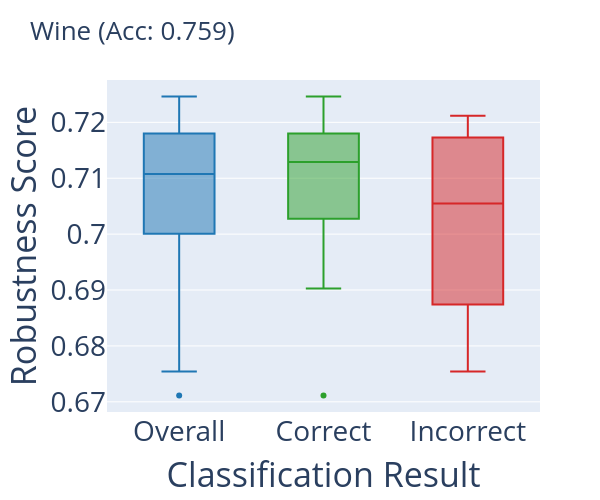
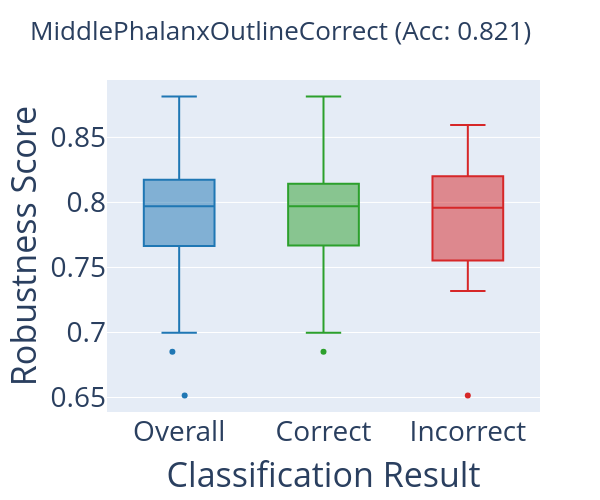
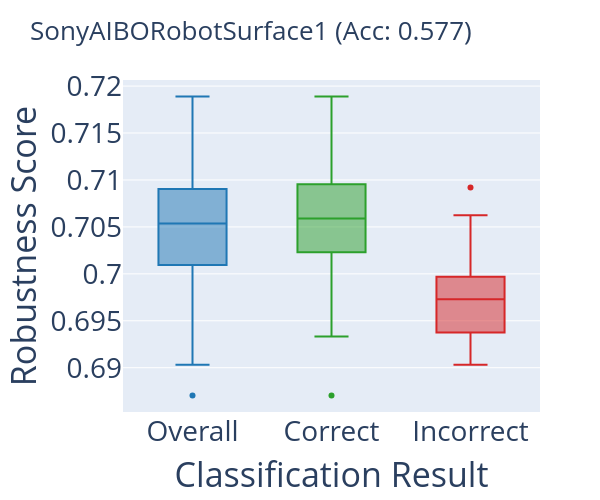
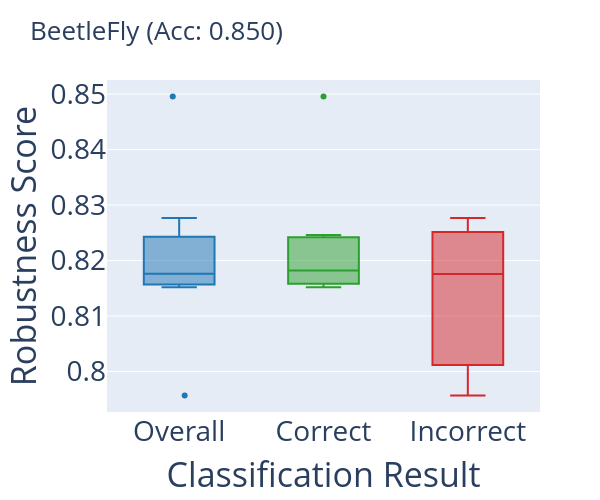

Notebook code for these charts, in order:
### Code cell
# Create individual boxplots for each dataset showing robustness by classification accuracy
import plotly.graph_objects as go
import plotly.express as px
from plotly.subplots import make_subplots
import pandas as pd
import json
from pathlib import Path

print("Creating Individual Robustness Boxplots for Each Dataset")
print("=" * 70)

# Load the comprehensive analysis data
df = pd.read_csv("combined_analyzed_results_updated.csv", index_col=0)

# Get all datasets
datasets = df.columns.tolist()
print(f"Found {len(datasets)} datasets to analyze")

# Collect robustness data for all datasets
all_dataset_data = {}
results_dir = Path("results")

for dataset in datasets:
    try:
        # Look for the sample robustness CSV file
        sample_robustness_file = results_dir / f"{dataset}_sample_robustness.csv"
        
        if sample_robustness_file.exists():
            # Load sample robustness data
            sample_df = pd.read_csv(sample_robustness_file)
            
            # Check if required columns exist
            if all(col in sample_df.columns for col in ['robustness', 'correct_prediction']):
                
                # Prepare data for this dataset
                dataset_robustness_data = []
                # Overall samples (all samples)
                for robustness_val in sample_df['robustness']:
                    dataset_robustness_data.append({
                        'robustness': robustness_val,
                        'category': 'Overall',
                        'type': 'All Samples'
                    })
                # Correctly classified samples
                correct_samples = sample_df[sample_df['correct_prediction'] == True]
                for robustness_val in correct_samples['robustness']:
                    dataset_robustness_data.append({
                        'robustness': robustness_val,
                        'category': 'Correct',
                        'type': 'Correctly Classified'
                    })
                
                # Incorrectly classified samples
                incorrect_samples = sample_df[sample_df['correct_prediction'] == False]
                for robustness_val in incorrect_samples['robustness']:
                    dataset_robustness_data.append({
                        'robustness': robustness_val,
                        'category': 'Incorrect', 
                        'type': 'Incorrectly Classified'
                    })
                
                
                
                if dataset_robustness_data:
                    all_dataset_data[dataset] = {
                        'data': pd.DataFrame(dataset_robustness_data),
                        'n_correct': len(correct_samples),
                        'n_incorrect': len(incorrect_samples),
                        'total': len(sample_df)
                    }
                    print(f"Loaded {len(sample_df)} samples for {dataset}")
                    print(f"   Correct: {len(correct_samples)}, Incorrect: {len(incorrect_samples)}")
                else:
                    print(f"No valid robustness data for {dataset}")
            else:
                print(f"Missing required columns in {sample_robustness_file.name}")
        else:
            print(f"Sample robustness file not found: {sample_robustness_file.name}")
            
    except Exception as e:
        print(f"Error processing {dataset}: {e}")

# Create individual plots for each dataset
print(f"\nCreating individual plots for {len(all_dataset_data)} datasets...")
print("=" * 70)

# Store all plots and statistics
all_stats = []

# Calculate adaptive font sizes based on number of datasets
n_datasets = len(all_dataset_data)
if n_datasets <= 5:
    base_font_size = 28
    title_font_size = 36
elif n_datasets <= 10:
    base_font_size = 28
    title_font_size = 28
elif n_datasets <= 20:
    base_font_size = 28
    title_font_size = 26
else:
    base_font_size = 28
    title_font_size = 26

print(f"Using adaptive font sizes: base={base_font_size}, title={title_font_size} for {n_datasets} datasets")

for dataset, dataset_info in all_dataset_data.items():
    robustness_df = dataset_info['data']
    
    if len(robustness_df) > 0:
        # Extract accuracy for this dataset from the comprehensive analysis
        accuracy_score = "N/A"
        if dataset in df.columns and 'Test Accuracy' in df.index:
            try:
                acc_value = df.loc['Test Accuracy', dataset]
                if pd.notna(acc_value):
                    # Handle different accuracy formats (percentage or decimal)
                    if isinstance(acc_value, str) and '%' in acc_value:
                        accuracy_score = acc_value
                    else:
                        accuracy_score = f"{float(acc_value):.3f}"
            except:
                accuracy_score = "N/A"
        
        # Create individual boxplot for this dataset
        fig = px.box(
            robustness_df, 
            y='robustness', 
            x='category',
            color='category',
            title=f'{dataset} (Acc: {accuracy_score})<br>',
            labels={
                'category': 'Classification Result',
                'robustness': 'Robustness Score'
            },
            color_discrete_map={
                'Overall': '#1f77b4',       # Blue
                'Correct': '#2ca02c',      # Green  
                'Incorrect': '#d62728'     # Red
            },
            category_orders={'category': ['Overall', 'Correct', 'Incorrect', ]}
        )
        
        # Update layout with adaptive font sizes
        fig.update_layout(
            width=600,
            height=500,
            xaxis_title="Classification Result",
            yaxis_title="Robustness Score",
            showlegend=False,
            font=dict(size=base_font_size),
            title_font_size=title_font_size,
            margin=dict(t=80, b=60, l=60, r=60)
        )
        
        # Update traces for better visibility
        fig.update_traces(
            boxpoints='outliers',  # Show outliers
            pointpos=0,
            jitter=0.3
        )
        
        # Show the plot
        fig.show()
        if not Path("results/pdf").exists():
            Path("results/pdf").mkdir(parents=True) 
        fig.write_image(f"results/pdf/{dataset}_robustness_boxplot.pdf", scale=2)
        # Calculate and store statistics for this dataset
        stats = robustness_df.groupby('category')['robustness'].agg([
            'count', 'mean', 'std', 'min', 'max'
        ]).round(6)
        
        print(f"\n{dataset} Statistics:")
        for category in ['Correct', 'Incorrect', 'Overall']:
            if category in stats.index:
                stat_row = stats.loc[category]
                all_stats.append({
                    'dataset': dataset,
                    'category': category,
                    'count': int(stat_row['count']),
                    'mean': stat_row['mean'],
                    'std': stat_row['std'],
                    'min': stat_row['min'],
                    'max': stat_row['max']
                })
                print(f"   {category:9s}: μ={stat_row['mean']:.4f} σ={stat_row['std']:.4f} "
                      f"min={stat_row['min']:.4f} max={stat_row['max']:.4f} n={int(stat_row['count'])}")
    
# Create summary comparison across all datasets
if all_stats:
    print(f"\nSUMMARY COMPARISON ACROSS ALL DATASETS")
    print("=" * 70)
    
    stats_df = pd.DataFrame(all_stats)
    
    # Calculate differences between correct and incorrect predictions
    comparison_data = []
    for dataset in stats_df['dataset'].unique():
        dataset_stats = stats_df[stats_df['dataset'] == dataset]
        correct_stats = dataset_stats[dataset_stats['category'] == 'Correct']
        incorrect_stats = dataset_stats[dataset_stats['category'] == 'Incorrect']
        
        if len(correct_stats) > 0 and len(incorrect_stats) > 0:
            correct_mean = correct_stats['mean'].iloc[0]
            incorrect_mean = incorrect_stats['mean'].iloc[0]
            difference = correct_mean - incorrect_mean
            
            comparison_data.append({
                'dataset': dataset,
                'correct_mean': correct_mean,
                'incorrect_mean': incorrect_mean,
                'difference': difference,
                'correct_count': correct_stats['count'].iloc[0],
                'incorrect_count': incorrect_stats['count'].iloc[0]
            })
    
    if comparison_data:
        comparison_df = pd.DataFrame(comparison_data)
        comparison_df = comparison_df.sort_values('difference', ascending=False)
        
        print("\nDatasets ranked by robustness difference (Correct - Incorrect):")
        print("Higher positive values = correctly classified samples are more robust")
        print("-" * 80)
        
        for _, row in comparison_df.iterrows():
            print(f"(Correct: {row['correct_mean']:.4f}, Incorrect: {row['incorrect_mean']:.4f})")
            print(f"{row['dataset']:25s}: Δ={row['difference']:+.4f} "
                )
        
        # Save detailed statistics
        stats_df.to_csv("results/individual_dataset_robustness_stats.csv", index=False)
        comparison_df.to_csv("results/robustness_comparison_summary.csv", index=False)
        
        print(f"\nSaved detailed statistics:")
        print(f"   Individual stats: results/individual_dataset_robustness_stats.csv")
        print(f"   Comparison summary: results/robustness_comparison_summary.csv")


else:    print("No robustness data found. Make sure sample robustness files exist.")

### Figure 1 — Plotly figure (JSON) as saved in the notebook; plotly's stock layout.template omitted (floating-point values rounded to 4 significant figures)
{"data": [{"alignmentgroup": "True", "boxpoints": "outliers", "hovertemplate": "Classification Result=%{x}<br>Robustness Score=%{y}<extra></extra>", "jitter": 0.3, "legendgroup": "Overall", "marker": {"color": "#1f77b4"}, "name": "Overall", "notched": false, "offsetgroup": "Overall", "orientation": "v", "pointpos": 0, "showlegend": true, "type": "box", "x": ["Overall", "Overall", "Overall", "Overall", "Overall", "Overall", "Overall", "Overall", "Overall", "Overall", "Overall", "Overall", "Overall", "Overall", "Overall", "Overall", "Overall", "Overall", "Overall", "Overall", "Overall", "Overall", "Overall", "Overall", "Overall", "Overall", "Overall", "Overall", "Overall", "Overall", "Overall", "Overall", "Overall", "Overall", "Overall", "Overall"], "x0": " ", "xaxis": "x", "y": [0.7025, 0.7116, 0.7106, 0.6926, 0.6999, 0.6903, 0.6711, 0.7172, 0.7231, 0.7246, 0.7189, 0.7225, 0.7178, 0.7169, 0.7182, 0.7234, 0.6985, 0.7142, 0.7029, 0.711, 0.7036, 0.7103, 0.678, 0.7058, 0.7058, 0.6754, 0.677, 0.7193, 0.7152, 0.7052, 0.7212, 0.7199, 0.7002, 0.6968, 0.7153, 0.7168], "y0": " ", "yaxis": "y"}, {"alignmentgroup": "True", "boxpoints": "outliers", "hovertemplate": "Classification Result=%{x}<br>Robustness Score=%{y}<extra></extra>", "jitter": 0.3, "legendgroup": "Correct", "marker": {"color": "#2ca02c"}, "name": "Correct", "notched": false, "offsetgroup": "Correct", "orientation": "v", "pointpos": 0, "showlegend": true, "type": "box", "x": ["Correct", "Correct", "Correct", "Correct", "Correct", "Correct", "Correct", "Correct", "Correct", "Correct", "Correct", "Correct", "Correct", "Correct", "Correct", "Correct", "Correct", "Correct", "Correct", "Correct", "Correct", "Correct", "Correct", "Correct"], "x0": " ", "xaxis": "x", "y": [0.7025, 0.7116, 0.7106, 0.6926, 0.6999, 0.6903, 0.6711, 0.7172, 0.7231, 0.7246, 0.7189, 0.7225, 0.7178, 0.7169, 0.7182, 0.7234, 0.6985, 0.7142, 0.7029, 0.711, 0.7036, 0.7103, 0.7152, 0.7168], "y0": " ", "yaxis": "y"}, {"alignmentgroup": "True", "boxpoints": "outliers", "hovertemplate": "Classification Result=%{x}<br>Robustness Score=%{y}<extra></extra>", "jitter": 0.3, "legendgroup": "Incorrect", "marker": {"color": "#d62728"}, "name": "Incorrect", "notched": false, "offsetgroup": "Incorrect", "orientation": "v", "pointpos": 0, "showlegend": true, "type": "box", "x": ["Incorrect", "Incorrect", "Incorrect", "Incorrect", "Incorrect", "Incorrect", "Incorrect", "Incorrect", "Incorrect", "Incorrect", "Incorrect", "Incorrect"], "x0": " ", "xaxis": "x", "y": [0.678, 0.7058, 0.7058, 0.6754, 0.677, 0.7193, 0.7052, 0.7212, 0.7199, 0.7002, 0.6968, 0.7153], "y0": " ", "yaxis": "y"}], "layout": {"boxmode": "overlay", "font": {"size": 28}, "height": 500, "legend": {"title": {"text": "Classification Result"}, "tracegroupgap": 0}, "margin": {"b": 60, "l": 60, "r": 60, "t": 80}, "showlegend": false, "title": {"font": {"size": 26}, "text": "Wine (Acc: 0.759)<br>"}, "width": 600, "xaxis": {"anchor": "y", "categoryarray": ["Overall", "Correct", "Incorrect"], "categoryorder": "array", "domain": [0, 1], "title": {"text": "Classification Result"}}, "yaxis": {"anchor": "x", "domain": [0, 1], "title": {"text": "Robustness Score"}}}}

### Figure 2 — Plotly figure (JSON) as saved in the notebook; plotly's stock layout.template omitted (floating-point values rounded to 4 significant figures)
{"data": [{"alignmentgroup": "True", "boxpoints": "outliers", "hovertemplate": "Classification Result=%{x}<br>Robustness Score=%{y}<extra></extra>", "jitter": 0.3, "legendgroup": "Overall", "marker": {"color": "#1f77b4"}, "name": "Overall", "notched": false, "offsetgroup": "Overall", "orientation": "v", "pointpos": 0, "showlegend": true, "type": "box", "x": ["Overall", "Overall", "Overall", "Overall", "Overall", "Overall", "Overall", "Overall", "Overall", "Overall", "Overall", "Overall", "Overall", "Overall", "Overall", "Overall", "Overall", "Overall", "Overall", "Overall", "Overall", "Overall", "Overall", "Overall", "Overall", "Overall", "Overall", "Overall", "Overall", "Overall", "Overall", "Overall", "Overall", "Overall", "Overall", "Overall", "Overall", "Overall", "Overall", "Overall", "Overall", "Overall", "Overall", "Overall", "Overall", "Overall", "Overall", "Overall", "Overall", "Overall", "Overall", "Overall", "Overall", "Overall", "Overall", "Overall", "Overall", "Overall", "Overall", "Overall", "Overall", "Overall", "Overall", "Overall", "Overall", "Overall", "Overall", "Overall", "Overall", "Overall", "Overall", "Overall", "Overall", "Overall", "Overall", "Overall", "Overall", "Overall", "Overall", "Overall", "Overall", "Overall", "Overall", "Overall", "Overall", "Overall", "Overall", "Overall", "Overall", "Overall", "Overall", "Overall", "Overall", "Overall", "Overall", "Overall", "Overall", "Overall", "Overall", "Overall", "Overall", "Overall", "Overall", "Overall", "Overall", "Overall", "Overall", "Overall", "Overall", "Overall"], "x0": " ", "xaxis": "x", "y": [0.7728, 0.8122, 0.7998, 0.7432, 0.8, 0.8596, 0.771, 0.7853, 0.8087, 0.8025, 0.7933, 0.8491, 0.7384, 0.8656, 0.8437, 0.8469, 0.8379, 0.7328, 0.7341, 0.7665, 0.7477, 0.7715, 0.7903, 0.805, 0.7376, 0.8499, 0.7436, 0.7952, 0.797, 0.7439, 0.7975, 0.8049, 0.8814, 0.7733, 0.7973, 0.7673, 0.7433, 0.7959, 0.8382, 0.744, 0.8143, 0.7632, 0.8089, 0.7608, 0.7839, 0.8186, 0.8439, 0.8503, 0.8226, 0.8322, 0.754, 0.8284, 0.6998, 0.7502, 0.8039, 0.7961, 0.79, 0.8619, 0.8554, 0.8064, 0.812, 0.8065, 0.8031, 0.7899, 0.8252, 0.7454, 0.8106, 0.8258, 0.7999, 0.8052, 0.7319, 0.7878, 0.8175, 0.7867, 0.8273, 0.7719, 0.6516, 0.7641, 0.802, 0.7692, 0.8055, 0.7773, 0.8313, 0.7675, 0.7502, 0.7513, 0.8334, 0.8395, 0.8296, 0.8065, 0.8026, 0.7353, 0.813, 0.7964, 0.8039, 0.7916, 0.8184, 0.7669, 0.787, 0.6852, 0.7557, 0.818, 0.7541, 0.7668, 0.7987, 0.8325, 0.7529, 0.7736, 0.8049, 0.7551], "y0": " ", "yaxis": "y"}, {"alignmentgroup": "True", "boxpoints": "outliers", "hovertemplate": "Classification Result=%{x}<br>Robustness Score=%{y}<extra></extra>", "jitter": 0.3, "legendgroup": "Correct", "marker": {"color": "#2ca02c"}, "name": "Correct", "notched": false, "offsetgroup": "Correct", "orientation": "v", "pointpos": 0, "showlegend": true, "type": "box", "x": ["Correct", "Correct", "Correct", "Correct", "Correct", "Correct", "Correct", "Correct", "Correct", "Correct", "Correct", "Correct", "Correct", "Correct", "Correct", "Correct", "Correct", "Correct", "Correct", "Correct", "Correct", "Correct", "Correct", "Correct", "Correct", "Correct", "Correct", "Correct", "Correct", "Correct", "Correct", "Correct", "Correct", "Correct", "Correct", "Correct", "Correct", "Correct", "Correct", "Correct", "Correct", "Correct", "Correct", "Correct", "Correct", "Correct", "Correct", "Correct", "Correct", "Correct", "Correct", "Correct", "Correct", "Correct", "Correct", "Correct", "Correct", "Correct", "Correct", "Correct", "Correct", "Correct", "Correct", "Correct", "Correct", "Correct", "Correct", "Correct", "Correct", "Correct", "Correct", "Correct", "Correct", "Correct", "Correct", "Correct", "Correct", "Correct", "Correct", "Correct", "Correct", "Correct", "Correct", "Correct", "Correct", "Correct", "Correct", "Correct", "Correct", "Correct"], "x0": " ", "xaxis": "x", "y": [0.7728, 0.8122, 0.7998, 0.7432, 0.8, 0.771, 0.8087, 0.8491, 0.7384, 0.8656, 0.8437, 0.8469, 0.8379, 0.7328, 0.7341, 0.7665, 0.7477, 0.7715, 0.7903, 0.805, 0.7376, 0.8499, 0.7436, 0.7952, 0.797, 0.7975, 0.8049, 0.8814, 0.7733, 0.7973, 0.7673, 0.7433, 0.7959, 0.8382, 0.8143, 0.7632, 0.8089, 0.7608, 0.7839, 0.8186, 0.8503, 0.754, 0.8284, 0.6998, 0.7502, 0.8039, 0.7961, 0.79, 0.8619, 0.812, 0.8065, 0.8252, 0.7454, 0.8106, 0.8258, 0.7999, 0.8052, 0.7867, 0.8273, 0.7719, 0.7641, 0.802, 0.7692, 0.8055, 0.7773, 0.8313, 0.7675, 0.7502, 0.7513, 0.8334, 0.8395, 0.8296, 0.8065, 0.8026, 0.7353, 0.813, 0.7964, 0.8039, 0.7916, 0.8184, 0.7669, 0.787, 0.6852, 0.818, 0.7541, 0.7668, 0.8325, 0.7529, 0.7736, 0.8049], "y0": " ", "yaxis": "y"}, {"alignmentgroup": "True", "boxpoints": "outliers", "hovertemplate": "Classification Result=%{x}<br>Robustness Score=%{y}<extra></extra>", "jitter": 0.3, "legendgroup": "Incorrect", "marker": {"color": "#d62728"}, "name": "Incorrect", "notched": false, "offsetgroup": "Incorrect", "orientation": "v", "pointpos": 0, "showlegend": true, "type": "box", "x": ["Incorrect", "Incorrect", "Incorrect", "Incorrect", "Incorrect", "Incorrect", "Incorrect", "Incorrect", "Incorrect", "Incorrect", "Incorrect", "Incorrect", "Incorrect", "Incorrect", "Incorrect", "Incorrect", "Incorrect", "Incorrect", "Incorrect", "Incorrect"], "x0": " ", "xaxis": "x", "y": [0.8596, 0.7853, 0.8025, 0.7933, 0.7439, 0.744, 0.8439, 0.8226, 0.8322, 0.8554, 0.8064, 0.8031, 0.7899, 0.7319, 0.7878, 0.8175, 0.6516, 0.7557, 0.7987, 0.7551], "y0": " ", "yaxis": "y"}], "layout": {"boxmode": "overlay", "font": {"size": 28}, "height": 500, "legend": {"title": {"text": "Classification Result"}, "tracegroupgap": 0}, "margin": {"b": 60, "l": 60, "r": 60, "t": 80}, "showlegend": false, "title": {"font": {"size": 26}, "text": "MiddlePhalanxOutlineCorrect (Acc: 0.821)<br>"}, "width": 600, "xaxis": {"anchor": "y", "categoryarray": ["Overall", "Correct", "Incorrect"], "categoryorder": "array", "domain": [0, 1], "title": {"text": "Classification Result"}}, "yaxis": {"anchor": "x", "domain": [0, 1], "title": {"text": "Robustness Score"}}}}

### Figure 3 — Plotly figure (JSON) as saved in the notebook; plotly's stock layout.template omitted (floating-point values rounded to 4 significant figures; data arrays with more than 128 entries replaced by an {"elided": "..."} marker saying what was removed)
{"data": [{"alignmentgroup": "True", "boxpoints": "outliers", "hovertemplate": "Classification Result=%{x}<br>Robustness Score=%{y}<extra></extra>", "jitter": 0.3, "legendgroup": "Overall", "marker": {"color": "#1f77b4"}, "name": "Overall", "notched": false, "offsetgroup": "Overall", "orientation": "v", "pointpos": 0, "showlegend": true, "type": "box", "x": {"elided": "163 str values"}, "x0": " ", "xaxis": "x", "y": {"elided": "163 float values"}, "y0": " ", "yaxis": "y"}, {"alignmentgroup": "True", "boxpoints": "outliers", "hovertemplate": "Classification Result=%{x}<br>Robustness Score=%{y}<extra></extra>", "jitter": 0.3, "legendgroup": "Correct", "marker": {"color": "#2ca02c"}, "name": "Correct", "notched": false, "offsetgroup": "Correct", "orientation": "v", "pointpos": 0, "showlegend": true, "type": "box", "x": {"elided": "145 str values"}, "x0": " ", "xaxis": "x", "y": {"elided": "145 float values"}, "y0": " ", "yaxis": "y"}, {"alignmentgroup": "True", "boxpoints": "outliers", "hovertemplate": "Classification Result=%{x}<br>Robustness Score=%{y}<extra></extra>", "jitter": 0.3, "legendgroup": "Incorrect", "marker": {"color": "#d62728"}, "name": "Incorrect", "notched": false, "offsetgroup": "Incorrect", "orientation": "v", "pointpos": 0, "showlegend": true, "type": "box", "x": ["Incorrect", "Incorrect", "Incorrect", "Incorrect", "Incorrect", "Incorrect", "Incorrect", "Incorrect", "Incorrect", "Incorrect", "Incorrect", "Incorrect", "Incorrect", "Incorrect", "Incorrect", "Incorrect", "Incorrect", "Incorrect"], "x0": " ", "xaxis": "x", "y": [0.6927, 0.6967, 0.6984, 0.6973, 0.6962, 0.6973, 0.6934, 0.6985, 0.6903, 0.7023, 0.7028, 0.6938, 0.6997, 0.6976, 0.7092, 0.6945, 0.6925, 0.7062], "y0": " ", "yaxis": "y"}], "layout": {"boxmode": "overlay", "font": {"size": 28}, "height": 500, "legend": {"title": {"text": "Classification Result"}, "tracegroupgap": 0}, "margin": {"b": 60, "l": 60, "r": 60, "t": 80}, "showlegend": false, "title": {"font": {"size": 26}, "text": "SonyAIBORobotSurface1 (Acc: 0.577)<br>"}, "width": 600, "xaxis": {"anchor": "y", "categoryarray": ["Overall", "Correct", "Incorrect"], "categoryorder": "array", "domain": [0, 1], "title": {"text": "Classification Result"}}, "yaxis": {"anchor": "x", "domain": [0, 1], "title": {"text": "Robustness Score"}}}}

### Figure 4 — Plotly figure (JSON) as saved in the notebook; plotly's stock layout.template omitted (floating-point values rounded to 4 significant figures)
{"data": [{"alignmentgroup": "True", "boxpoints": "outliers", "hovertemplate": "Classification Result=%{x}<br>Robustness Score=%{y}<extra></extra>", "jitter": 0.3, "legendgroup": "Overall", "marker": {"color": "#1f77b4"}, "name": "Overall", "notched": false, "offsetgroup": "Overall", "orientation": "v", "pointpos": 0, "showlegend": true, "type": "box", "x": ["Overall", "Overall", "Overall", "Overall", "Overall", "Overall", "Overall", "Overall", "Overall", "Overall", "Overall", "Overall", "Overall"], "x0": " ", "xaxis": "x", "y": [0.8163, 0.8176, 0.7957, 0.8277, 0.8158, 0.8152, 0.8153, 0.8496, 0.824, 0.8176, 0.8246, 0.8188, 0.8242], "y0": " ", "yaxis": "y"}, {"alignmentgroup": "True", "boxpoints": "outliers", "hovertemplate": "Classification Result=%{x}<br>Robustness Score=%{y}<extra></extra>", "jitter": 0.3, "legendgroup": "Correct", "marker": {"color": "#2ca02c"}, "name": "Correct", "notched": false, "offsetgroup": "Correct", "orientation": "v", "pointpos": 0, "showlegend": true, "type": "box", "x": ["Correct", "Correct", "Correct", "Correct", "Correct", "Correct", "Correct", "Correct", "Correct", "Correct"], "x0": " ", "xaxis": "x", "y": [0.8163, 0.8158, 0.8152, 0.8153, 0.8496, 0.824, 0.8176, 0.8246, 0.8188, 0.8242], "y0": " ", "yaxis": "y"}, {"alignmentgroup": "True", "boxpoints": "outliers", "hovertemplate": "Classification Result=%{x}<br>Robustness Score=%{y}<extra></extra>", "jitter": 0.3, "legendgroup": "Incorrect", "marker": {"color": "#d62728"}, "name": "Incorrect", "notched": false, "offsetgroup": "Incorrect", "orientation": "v", "pointpos": 0, "showlegend": true, "type": "box", "x": ["Incorrect", "Incorrect", "Incorrect"], "x0": " ", "xaxis": "x", "y": [0.8176, 0.7957, 0.8277], "y0": " ", "yaxis": "y"}], "layout": {"boxmode": "overlay", "font": {"size": 28}, "height": 500, "legend": {"title": {"text": "Classification Result"}, "tracegroupgap": 0}, "margin": {"b": 60, "l": 60, "r": 60, "t": 80}, "showlegend": false, "title": {"font": {"size": 26}, "text": "BeetleFly (Acc: 0.850)<br>"}, "width": 600, "xaxis": {"anchor": "y", "categoryarray": ["Overall", "Correct", "Incorrect"], "categoryorder": "array", "domain": [0, 1], "title": {"text": "Classification Result"}}, "yaxis": {"anchor": "x", "domain": [0, 1], "title": {"text": "Robustness Score"}}}}
